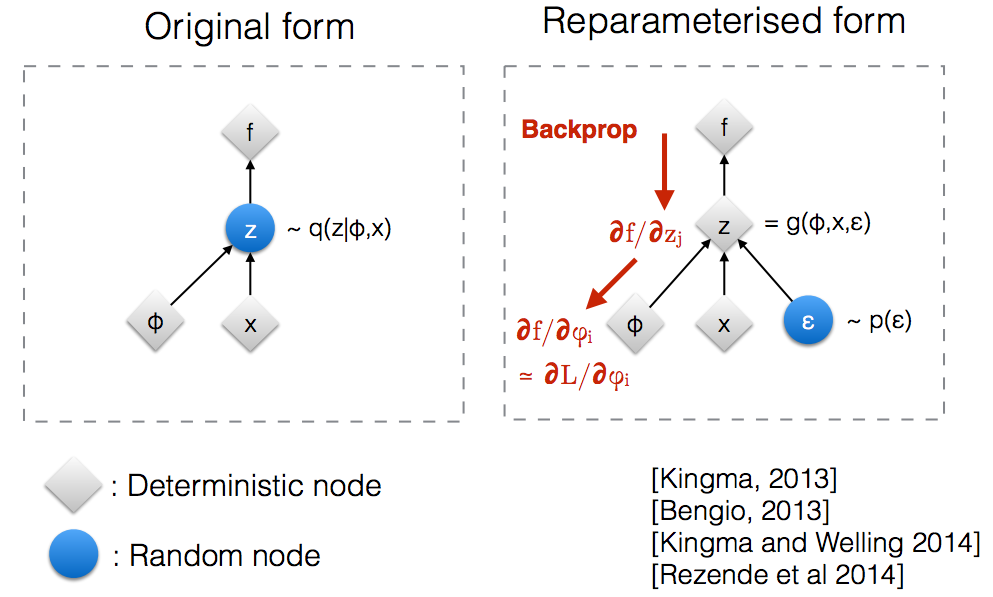
//> input picture Disentangled-Variational-Autoencoder/mathematical_analysis/images/reptr.png, 993 x 597 px
$ ./depth3 ../../../Disentangled-Variational-Autoencoder/mathematical_analysis/images/ ../../../Disentangled-Variational-Autoencoder/mathematical_analysis/images/ ../../../Disentangled-Variational-Autoencoder/mathematical_analysis/images/reptr.png   (built with g++ and OpenCV 4)
//> lines starting //> are read from the running program, lines starting //| are printed output that depends on the picture

#include <fstream>
#include <iostream>
#include <opencv2/core/core.hpp>
#include <opencv2/highgui/highgui.hpp>
#include <opencv2/imgproc/imgproc.hpp>
#include <string>

using namespace std;
using namespace cv;

int main(int argc, char **argv)
{
    std::string ddir = argv[1];
    std::string d3dir = argv[2];
    std::string dfilename = argv[3];
    char file_depth[200];
    sprintf(file_depth, "%s%s", ddir.c_str(), dfilename.c_str());
    char file_depth3[200];
    sprintf(file_depth3, "%s%s", d3dir.c_str(), dfilename.c_str());

    cv::Mat mat_depth = cv::imread(file_depth, CV_LOAD_IMAGE_UNCHANGED);
//> mat_depth is the input picture: 597 rows x 993 cols, CV_8UC4; mean B, G, R, A 245.2, 244.5, 244.6, 255
    cv::Mat zerochannel = cv::Mat::zeros(cv::Size(mat_depth.rows, mat_depth.cols), CV_16U);
    cv::Mat output = cv::Mat::zeros(mat_depth.rows, mat_depth.cols, CV_16UC3);
    cv::Mat images[3] = {mat_depth, mat_depth, mat_depth};
    int dims[3] = {2, mat_depth.rows, mat_depth.cols};
//> dims = [2, 597, 993]
    cv::Mat joined(3, dims, CV_16U);
    for (int i = 0; i < 3; i++)
    {
        uint16_t *ptr = &joined.at<uint16_t>(i, 0, 0);                            // pointer to first element of slice i
        cv::Mat destination(mat_depth.rows, mat_depth.cols, CV_32S, (void *)ptr); // no data copy, see documentation
        images[i].copyTo(destination);
    }
//> this loop made 3 passes
//> pass 3, `cv::Mat destination(mat_depth.rows, mat_depth.cols, CV_32S, (void *)pt..`:
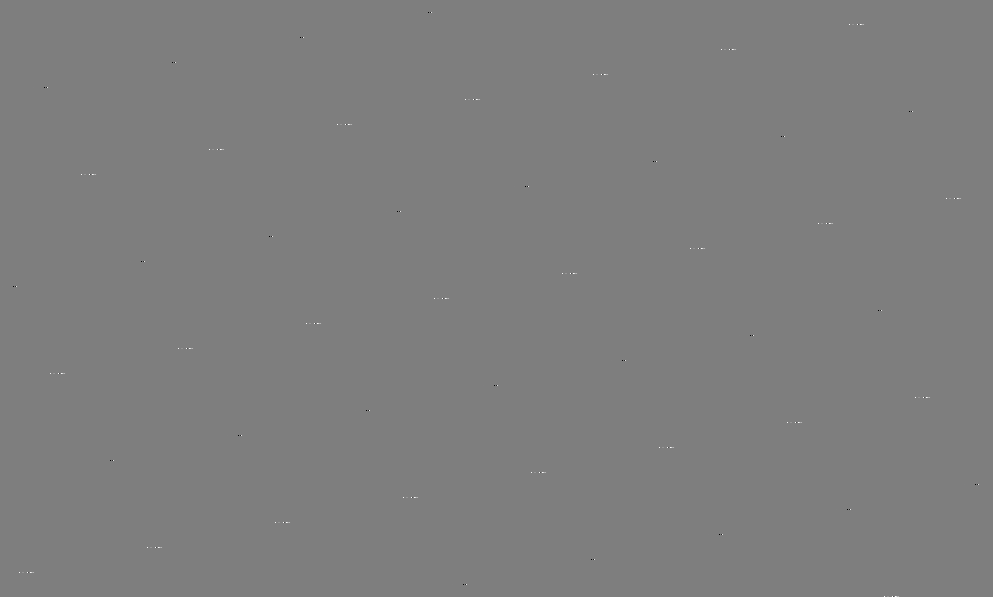
//> destination: 597 rows x 993 cols, CV_32SC1; min -1.42e+09, max 1.43e+09, mean 203229.1; drawn with min black and max white

    for (int x = 0; x < images[0].rows; x++)
    {
        for (int y = 0; y < images[0].cols; y++)
        {
            output.at<cv::Vec3s>(x, y)[2] = images[0].at<unsigned short>(x, y);
            output.at<cv::Vec3s>(x, y)[1] = images[1].at<unsigned short>(x, y);
            output.at<cv::Vec3s>(x, y)[0] = images[2].at<unsigned short>(x, y);
        }
    }
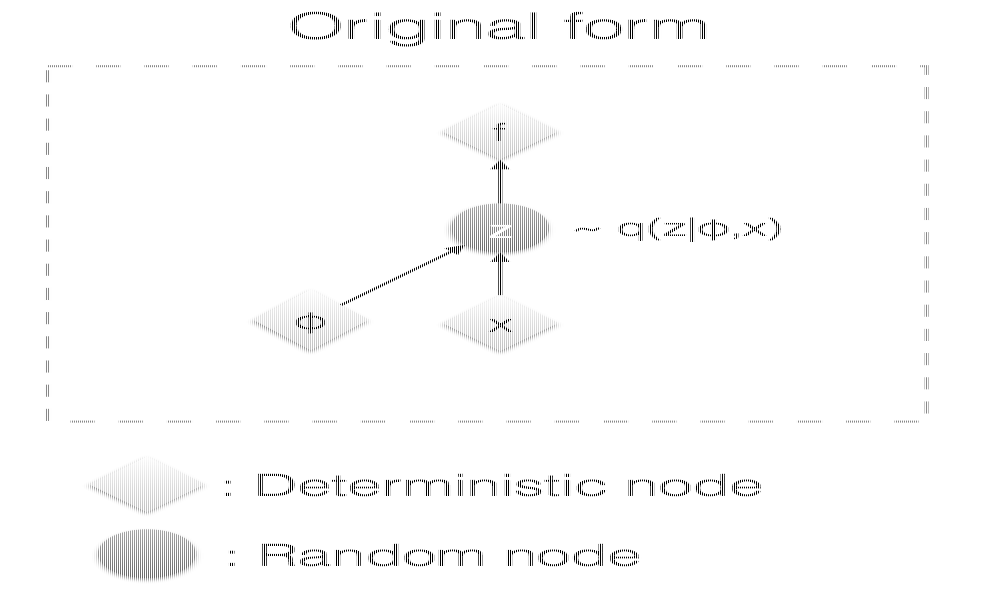
//> output: 597 rows x 993 cols, CV_16UC3; min 0, max 65535, mean 64542.7; drawn with min black and max white
    cv::imwrite(file_depth3, output);

    return (0);
}
